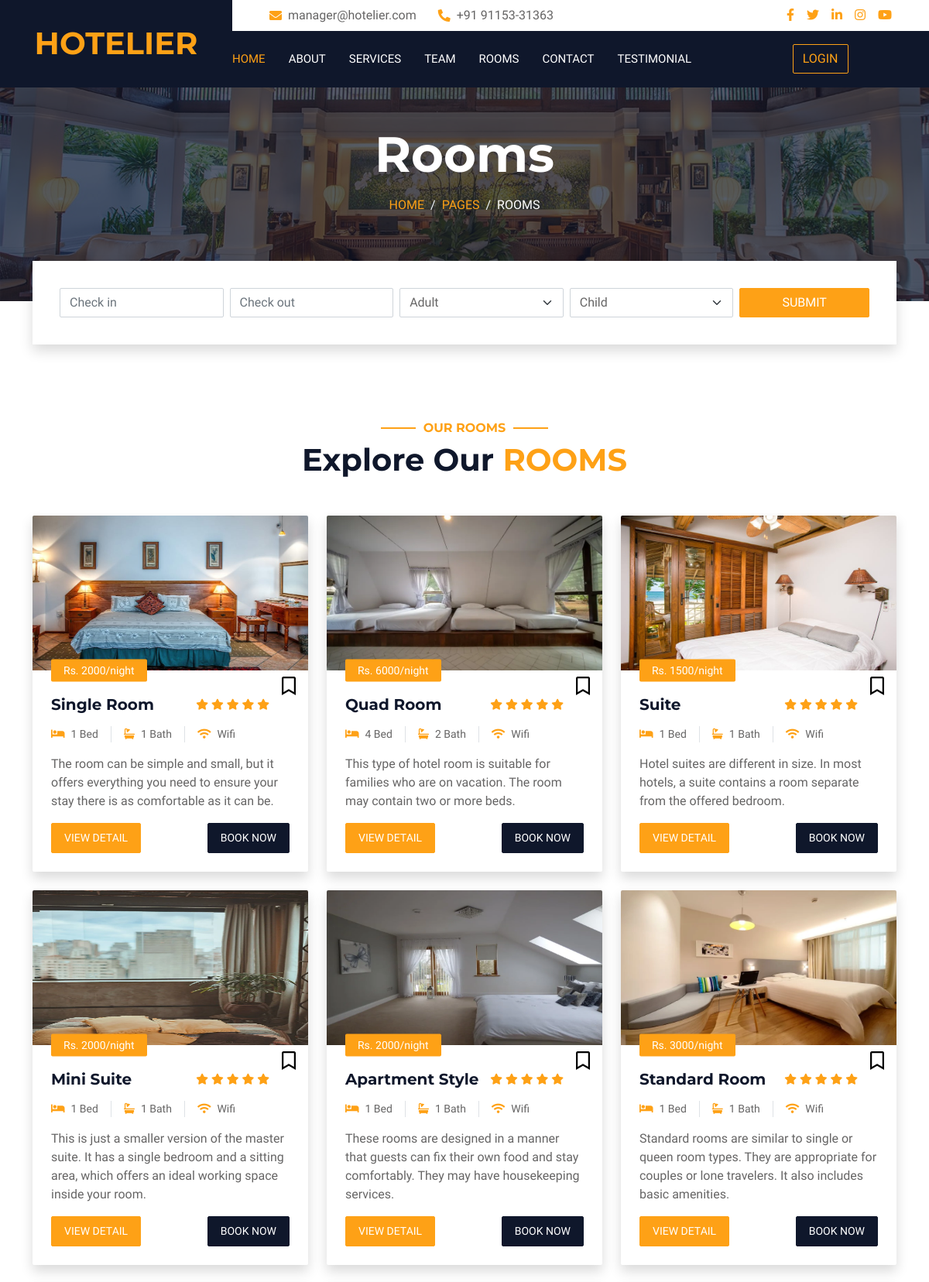
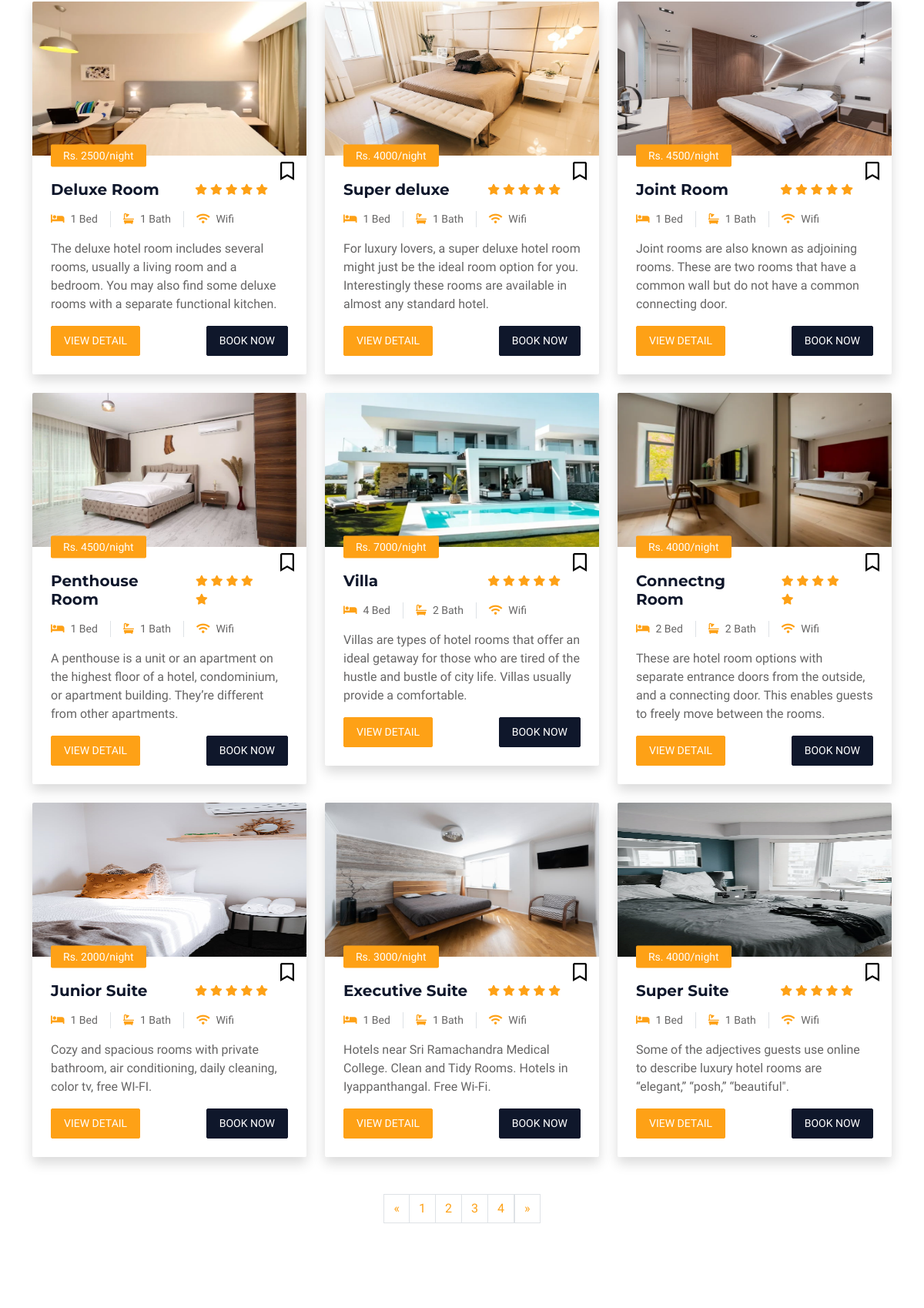
/room.php?page=2 (upper part), run on the app's committed database (2 pictures, top to bottom).
### tables this page shows
CREATE TABLE `addroom` (
  `Sno` int(11) NOT NULL,
  `Type` varchar(50) NOT NULL,
  `Bed` int(10) NOT NULL,
  `Bath` int(10) NOT NULL,
  `Description` varchar(1000) NOT NULL,
  `Price` int(150) NOT NULL,
  `Image` varchar(200) NOT NULL
);

### room.php (the view, shortened to what this page needs)
<?php
include"header.php";
?>
        <div class="container-fluid page-header mb-5 p-0" style="background-image: url(img/carousel-1.jpg);">
            <div class="container-fluid page-header-inner py-5">
                <div class="container text-center pb-5">
                    <h1 class="display-3 text-white mb-3 animated slideInDown">Rooms</h1>
                    <nav aria-label="breadcrumb">
                        <ol class="breadcrumb justify-content-center text-uppercase">
                            <li class="breadcrumb-item"><a href="#">Home</a></li>
                            <li class="breadcrumb-item"><a href="#">Pages</a></li>
                            <li class="breadcrumb-item text-white active" aria-current="page">Rooms</li>
                        </ol>
                    </nav>
                </div>
            </div>
        </div>
        <div class="container-fluid booking pb-5 wow fadeIn" data-wow-delay="0.1s">
            <div class="container">
                <div class="bg-white shadow" style="padding: 35px;">
                    <div class="row g-2">
                        <div class="col-md-10">
                            <div class="row g-2">
                                <div class="col-md-3">
                                    <div class="date" id="date1" data-target-input="nearest">
                                        <input type="text" class="form-control datetimepicker-input"
                                            placeholder="Check in" data-target="#date1" data-toggle="datetimepicker" />
                                    </div>
                                </div>
                                <div class="col-md-3">
                                    <div class="date" id="date2" data-target-input="nearest">
                                        <input type="text" class="form-control datetimepicker-input" placeholder="Check out" data-target="#date2" data-toggle="datetimepicker"/>
                                    </div>
                                </div>
                                <div class="col-md-3">
                                    <select class="form-select">
                                        <option selected>Adult</option>
                                    </select>
                                </div>
                                <div class="col-md-3">
                                    <select class="form-select">
                                        <option selected>Child</option>
                                    </select>
                                </div>
                            </div>
                        </div>
                        <div class="col-md-2">
                            <button class="btn btn-primary w-100">Submit</button>
                        </div>
                    </div>
                </div>
            </div>
        </div>
        <div class="container-xxl py-5">
            <div class="container">
			<?php
			include"mconn.php";
			$limit=15;
			if (isset($_GET['page']))
			{
				$page=$_GET['page'];
			}
			else
			{
				$page=1;
			}
			$offset=($page-1)*$limit;
			$a="SELECT * from addroom limit {$offset},{$limit}";
			$run=mysqli_query($conn,$a);
			$count=mysqli_num_rows($run);
			if($count>0)
			{
			?>
                <div class="text-center wow fadeInUp" data-wow-delay="0.1s">
                    <h6 class="section-title text-center text-primary text-uppercase">Our Rooms</h6>
                    <h1 class="mb-5">Explore Our <span class="text-primary text-uppercase">Rooms</span></h1>
                </div>
                <div class="row g-4">
				<?php
				while($r=mysqli_fetch_array($run))
				{
				?>
                    <div class="col-lg-4 col-md-6 wow fadeInUp" data-wow-delay="0.1s">
                        <div class="room-item shadow rounded overflow-hidden">
                            <div class="position-relative">
                                <img class="img-fluid" src="<?php echo 'img/'.$r['Image'];?>" style="height:200px;width:400px"alt="">
                                <small class="position-absolute start-0 top-100 translate-middle-y bg-primary text-white rounded py-1 px-3 ms-4"><?php echo "Rs. ".$r['Price']."/night";?></small>
                            </div>
							<div>
								<a class='far fa-bookmark py-2 float-end px-3' href="savelater.php?id=<?php echo $r['Sno'];?>"  style='font-size:24px; color:black;'></a>
								</div>
                            <div class="p-4 mt-2">
                                <div class="d-flex justify-content-between mb-3">
                                    <h5 class="mb-0"><?php echo $r['Type'];?></h5>
                                    <div class="ps-2">
                                        <small class="fa fa-star text-primary"></small>
                                        <small class="fa fa-star text-primary"></small>
                                        <small class="fa fa-star text-primary"></small>
                                        <small class="fa fa-star text-primary"></small>
                                        <small class="fa fa-star text-primary"></small>
                                    </div>
                                </div>
                                <div class="d-flex mb-3">
                                    <small class="border-end me-3 pe-3"><i class="fa fa-bed text-primary me-2"></i><?php echo $r['Bed']." Bed"; ?></small>
                                    <small class="border-end me-3 pe-3"><i class="fa fa-bath text-primary me-2"></i><?php echo $r['Bath']." Bath"; ?></small>
                                    <small><i class="fa fa-wifi text-primary me-2"></i>Wifi</small>
                                </div>
                                <p class="text-body mb-3"><?php echo $r['Description']; ?></p>
                                <div class="d-flex justify-content-between">
                                    <a class="btn btn-sm btn-primary rounded py-2 px-3" href="single-room.php?id=<?php echo $r['Sno']; ?>">View Detail</a>
                                    <a class="btn btn-sm btn-dark rounded py-2 px-3" href="booking.php?id=<?php echo $r['Sno']; ?>">Book Now</a>
                                </div>
                            </div>
                        </div>
                    </div>
					<?php
				}
		            ?>
                </div>
				<?php
			}
				?>
				<br><br>
				<?php
				include"mconn.php";
				$b="SELECT * from addroom";
			    $run=mysqli_query($conn,$b);
				$c=mysqli_num_rows($run);
				if($c)
				{
					$total_records=mysqli_num_rows($run);
					$total_page=ceil($total_records/$limit);
					 echo"<ul class='pagination justify-content-center'>";
				?>
				<li class="page_item disabled">
				<a class="page-link" href="#" tabindex="-1">&laquo;</a>
				</li>
				<?php
				for ($i=1;$i<=$total_page;$i++)
				{
					echo"<li class='page-item'><a class='page-link' href='room.php?page=$i'>$i</a></li>";
				}
				?>
				<li class="page_item ">
				<a class="page-link" href="#">&raquo;</a>
				</li>
				    </ul>
                <?php
				}
                ?>
            </div>
        </div>
        <?php
		include"footer.php";
		?>

### css/style.css (style rules this page uses)
:root { --primary: #FEA116; --light: #F1F8FF; --dark: #0F172B; }
.btn { font-weight: 500; text-transform: uppercase; transition: .5s; }
.btn.btn-primary, .btn.btn-secondary { color: #FFFFFF; }
.page-header { background-position: center center; background-repeat: no-repeat; background-size: cover; }
.page-header-inner { background: rgba(15, 23, 43, .7); }
.breadcrumb-item + .breadcrumb-item::before { color: var(--light); }
.booking { position: relative; margin-top: -100px !important; z-index: 1; }
.section-title { position: relative; display: inline-block; }
.section-title::before { position: absolute; content: ""; width: 45px; height: 2px; top: 50%; left: -55px; margin-top: -1px; background: var(--primary); }
.section-title::after { position: absolute; content: ""; width: 45px; height: 2px; top: 50%; right: -55px; margin-top: -1px; background: var(--primary); }

### data on the page
addroom: Image (picture), Price "2000", Type "Single Room", Bed "1", Bath "1", Description "The room can be simple and small, but it offers everything you need to ensure your stay there is as comfortable as it can be."
addroom: Image (picture), Price "6000", Type "Quad Room", Bed "4", Bath "2", Description "This type of hotel room is suitable for families who are on vacation. The room may contain two or more beds."
addroom: Image (picture), Price "1500", Type "Suite", Bed "1", Bath "1", Description "Hotel suites are different in size. In most hotels, a suite contains a room separate from the offered bedroom."
addroom: Image (picture), Price "2000", Type "Mini Suite", Bed "1", Bath "1", Description "This is just a smaller version of the master suite. It has a single bedroom and a sitting area, which offers an ideal working space inside your room."
addroom: Image (picture), Price "2000", Type "Apartment Style", Bed "1", Bath "1", Description "These rooms are designed in a manner that guests can fix their own food and stay comfortably. They may have housekeeping services."
addroom: Image (picture), Price "3000", Type "Standard Room", Bed "1", Bath "1", Description "Standard rooms are similar to single or queen room types. They are appropriate for couples or lone travelers. It also includes basic amenities."
addroom: Image (picture), Price "2500", Type "Deluxe Room", Bed "1", Bath "1", Description "The deluxe hotel room includes several rooms, usually a living room and a bedroom. You may also find some deluxe rooms with a separate functional kitchen."
addroom: Image (picture), Price "4000", Type "Super deluxe", Bed "1", Bath "1", Description "For luxury lovers, a super deluxe hotel room might just be the ideal room option for you. Interestingly these rooms are available in almost any standard hotel."
addroom: Image (picture), Price "4500", Type "Joint Room", Bed "1", Bath "1", Description "Joint rooms are also known as adjoining rooms. These are two rooms that have a common wall but do not have a common connecting door."
addroom: Image (picture), Price "4500", Type "Penthouse Room", Bed "1", Bath "1", Description "A penthouse is a unit or an apartment on the highest floor of a hotel, condominium, or apartment building. They’re different from other apartments."
addroom: Image (picture), Price "7000", Type "Villa", Bed "4", Bath "2", Description "Villas are types of hotel rooms that offer an ideal getaway for those who are tired of the hustle and bustle of city life. Villas usually provide a comfortable."
addroom: Image (picture), Price "4000", Type "Connectng Room", Bed "2", Bath "2", Description "These are hotel room options with separate entrance doors from the outside, and a connecting door. This enables guests to freely move between the rooms."
addroom: Image (picture), Price "2000", Type "Junior Suite", Bed "1", Bath "1", Description "Cozy and spacious rooms with private bathroom, air conditioning, daily cleaning, color tv, free WI-FI."
addroom: Image (picture), Price "3000", Type "Executive Suite", Bed "1", Bath "1", Description "Hotels near Sri Ramachandra Medical College. Clean and Tidy Rooms. Hotels in Iyappanthangal. Free Wi-Fi."
addroom: Image (picture), Price "4000", Type "Super Suite", Bed "1", Bath "1", Description "Some of the adjectives guests use online to describe luxury hotel rooms are “elegant,” “posh,” “beautiful\"."
